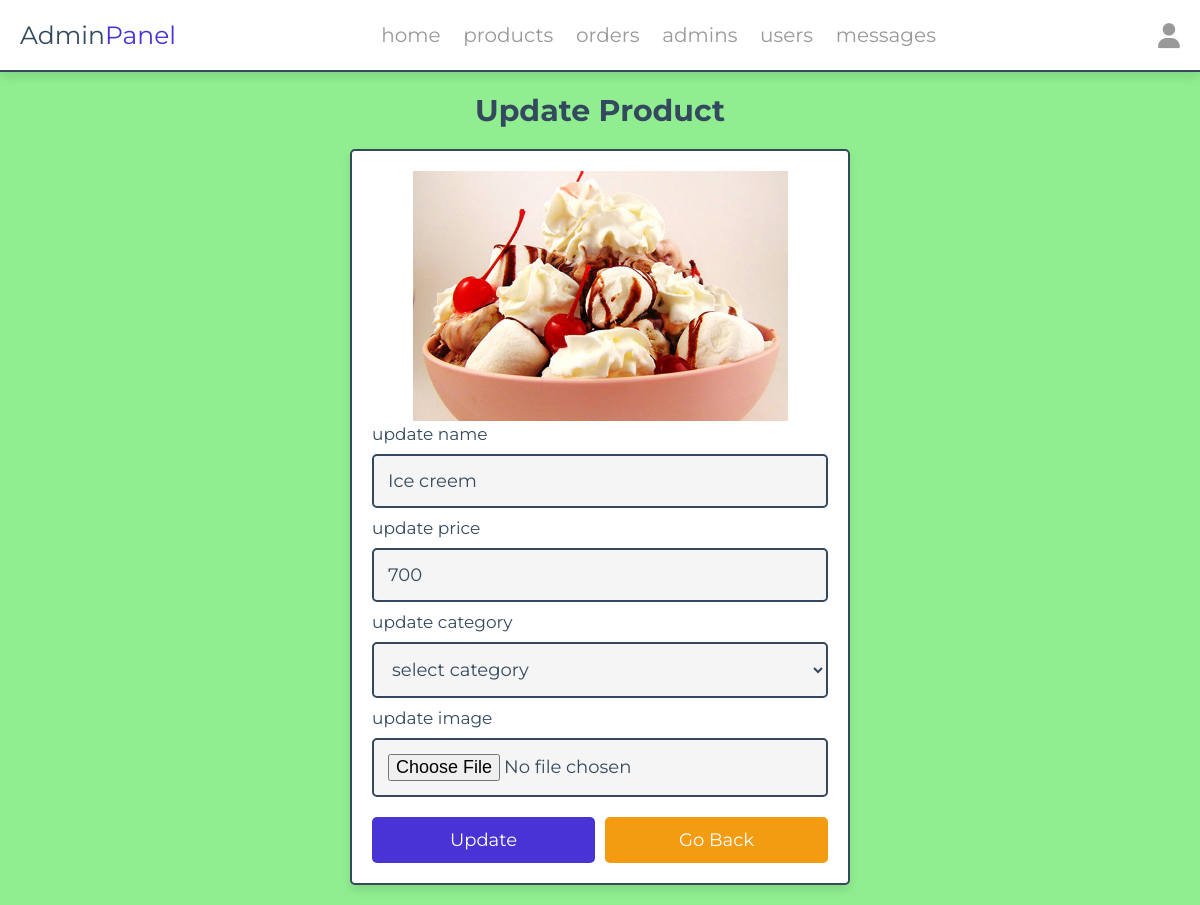
Page /admin/desat_up.php?update=1 (signed in) on the committed database.
### tables this page shows
CREATE TABLE `desat` (
  `id` int(100) NOT NULL,
  `name` varchar(100) NOT NULL,
  `price` int(10) NOT NULL,
  `image` varchar(100) NOT NULL,
  `category` varchar(100) NOT NULL
);

### admin/desat_up.php (the view, shortened to what this page needs)
<?php
include '../components/connect.php';
?>
<!DOCTYPE html>
<html lang="en">
<head>
   <link rel="stylesheet" href="https://cdnjs.cloudflare.com/ajax/libs/font-awesome/6.1.1/css/all.min.css">
   <link rel="stylesheet" href="../css/admin_style.css">
   <link rel="stylesheet" href="../css/das.css">
   <link rel="stylesheet" href="../css/da1.css">
</head>
<body>
<?php include '../components/admin_header.php' ?>
<section class="update-product">
   <h1 class="heading">Update Product</h1>
   <?php
      $update_id = $_GET['update'];
      $show_products = $conn->prepare("SELECT * FROM `desat` WHERE id = ?");
      $show_products->execute([$update_id]);
      if($show_products->rowCount() > 0){
         while($fetch_products = $show_products->fetch(PDO::FETCH_ASSOC)){
   ?>
   <form action="" method="POST" enctype="multipart/form-data">
      <img src="../uploaded_img/<?= $fetch_products['image']; ?>" alt="">
      <span>update name</span>
      <input type="text" required placeholder="enter product name" name="name" maxlength="100" class="box" value="<?= $fetch_products['name']; ?>">
      <span>update price</span>
      <input type="number" min="0" max="9999999999" required placeholder="enter product price" name="price" onkeypress="if(this.value.length == 10) return false;" class="box" value="<?= $fetch_products['price']; ?>">
      <span>update category</span>
      <select name="category" class="box" required>
         <option selected value="select category">select category</option>
      </select>
      <span>update image</span>
      <input type="file" name="image" class="box" accept="image/jpg, image/jpeg, image/png, image/webp">
      <div class="flex-btn">
         <input type="submit" value="update" class="btn" name="update">
         <a href="desat.php" class="option-btn">go back</a>
      </div>
   </form>
   <?php
         }
      }else{
         echo '<p class="empty">no products added yet!</p>';
      }
   ?>
</section>
</body>
</html>

### css/admin_style.css (style rules this page uses)
:root { --main-color:#4834d4; --red:#e74c3c; --orange:#f39c12; --black:#34495e; --white:#fff; --light-bg:#f5f5f5; --light-color:#999; --border:.2rem solid var(--black); --box-shadow:0 .5rem 1rem rgba(0,0,0,.1); }
* { font-family: 'Montserrat', sans-serif; margin:0; padding:0; box-sizing: border-box; text-decoration: none; outline: none; border:none; }
html { font-size: 62.5%; overflow-x: hidden; }
body { background-color: var(--light-bg); }
section { max-width: 1200px; margin:0 auto; padding:2rem; }
.btn, .delete-btn, .option-btn { display: block; margin-top: 1rem; border-radius: .5rem; cursor: pointer; width: 100%; font-size: 1.8rem; color:var(--white); padding:1.2rem 3rem; text-transform: capitalize; text-align: center; }
.btn { background-color: var(--main-color); }
.option-btn { background-color: var(--orange); }
.flex-btn { display: flex; gap:1rem; }
.heading { text-align: center; margin-bottom: 2rem; text-transform: capitalize; color:var(--black); font-size: 3rem; }
.update-product form { margin:0 auto; max-width: 50rem; background-color: var(--white); border-radius: .5rem; box-shadow: var(--box-shadow); border:var(--border); padding:2rem; }
.update-product form img { height: 25rem; width: 100%; object-fit: contain; }
.update-product form .box { background-color: var(--light-bg); border:var(--border); width: 100%; padding:1.4rem; font-size: 1.8rem; color:var(--black); border-radius: .5rem; margin: 1rem 0; }
.update-product form span { font-size: 1.7rem; color:var(--black); }

### css/das.css (style rules this page uses)
body { background-color:lightblue; }

### css/da1.css (style rules this page uses)
body { background-color:lightgreen; }

### rows in the picture
desat: image (picture), name "Ice creem", price "700"
